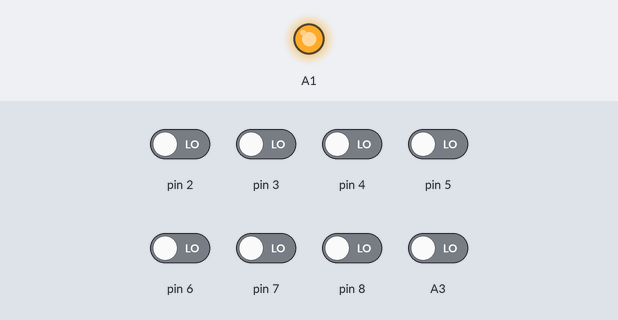
Bench run of a sketch on a simulated Arduino Nano, built with avr-gcc and run on an emulated ATmega328P. On the bench: output pins drawn as LEDs (lit = HIGH). The inputs (shaded band) are chosen by the test bench; at power-on: A3, pin 2–8 LOW. Pins used as bus, display or sensor lines are not drawn; what the sketch prints to the serial monitor is not drawn.

Above: at 0.1 s.
Timing chart, 0 to 1.6 s (numbered marks = the images above):
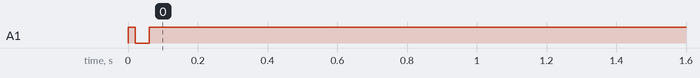

The sketch:

IO_Ports.ino
```cpp
/* -----------------------------------------------------------------
   AY3891x Library Example Sketch 4: I/O Ports
   https://github.com/Andy4495/AY3891x

   This example sketch demonstrates the use of the I/O ports
   on the AY-3-891X. Note that the AY-3-8910 has two 8-bit I/O
   ports, the AY-3-8912 has one 8-bit I/O port, and the AY-3-8913
   does not have any I/O ports.

   12/21/20 - A.T. - Original

*/

#include "AY3891x.h"

const byte notUsed = 255;    // the library considers 255 to mean pin not used when configuring AY3891x pins

// Be sure to use the correct pin numbers for your setup.
//          these are the Nano pins used in the schematic to interface with the AY-3-8910
//          DA7, DA6, DA5, DA4, DA3, DA2, DA1, DA0, BDIR, BC2, BC1, A9, A8, Reset, Clock
AY3891x psg( A3,   8,   7,   6,   5,   4,   3,   2,   A2,  A1,  A0, notUsed, notUsed, A4, notUsed);


void setup() {

  Serial.begin(38400);
  Serial.println("");
  Serial.println("AY-3-891x Sound Chip Library Example 4: I/O Ports.");

  psg.begin();
  // psg.setAddress(TheChipsAddress);   // Only need this for special-ordered chips with non-default address.

  // By default, the I/O ports are set up as inputs.
  // There are internal pull-ups connected to the input ports, so if the pins
  // are left floating, they should read as zero when set to input.
  psg.write(AY3891x::Enable_Reg, ~(MIXER_INPUTS_DISABLE));  // Disable audio, I/O ports to input mode
  Serial.println("Input Mode has internal pullups.");
  Serial.print("Input Port A read value: 0x");
  Serial.println(psg.read(AY3891x::IO_Port_A_Reg), HEX);
  Serial.print("Input Port B read value: 0x");
  Serial.println(psg.read(AY3891x::IO_Port_B_Reg), HEX);
  delay(1000);

  // Set lines to output with value 0xA5 on Port A and 0x5A on Port B
  // Measure with a DMM or scope to test
  Serial.println("Setting ports to OUTPUT...");
  delay(1000);
  psg.write(AY3891x::Enable_Reg, MIXER_ALL_DISABLED); // Ports to output mode, audio disabled
  Serial.println("Writing 0xA5 to A and 0x5A to B.");
  psg.write(AY3891x::IO_Port_A_Reg, 0xfe);
  psg.write(AY3891x::IO_Port_B_Reg, 0xfe);
}

void loop() {

}
```
